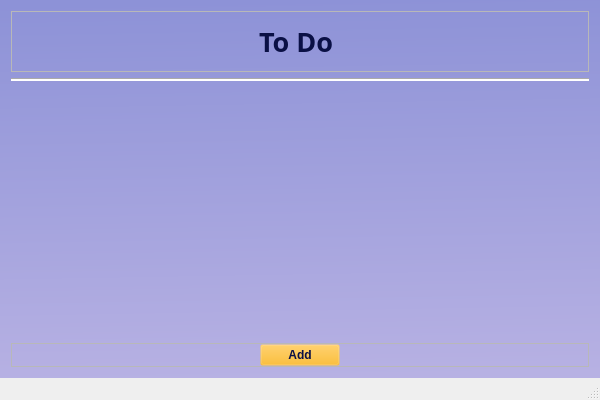
<?xml version="1.0" encoding="UTF-8"?>
<ui version="4.0">
 <class>toDoListClass</class>
 <widget class="QMainWindow" name="toDoListClass">
  <property name="geometry">
   <rect>
    <x>0</x>
    <y>0</y>
    <width>600</width>
    <height>400</height>
   </rect>
  </property>
  <property name="windowTitle">
   <string>toDoList</string>
  </property>
  <property name="styleSheet">
   <string notr="true"/>
  </property>
  <widget class="QWidget" name="centralWidget">
   <property name="styleSheet">
    <string notr="true">background-color: qlineargradient(spread:pad, x1:0.469484, y1:0, x2:0.497653, y2:1, stop:0 rgba(141, 146, 215, 255), stop:1 rgba(183, 177, 227, 255));</string>
   </property>
   <layout class="QGridLayout" name="gridLayout">
    <item row="0" column="0">
     <widget class="QFrame" name="frame_2">
      <property name="styleSheet">
       <string notr="true">background-color: rgb(255, 255, ,0,0);</string>
      </property>
      <property name="frameShape">
       <enum>QFrame::StyledPanel</enum>
      </property>
      <property name="frameShadow">
       <enum>QFrame::Raised</enum>
      </property>
      <layout class="QGridLayout" name="gridLayout_3">
       <item row="0" column="1">
        <widget class="QLabel" name="label_title">
         <property name="font">
          <font>
           <family>Malgun Gothic</family>
           <pointsize>20</pointsize>
           <bold>true</bold>
          </font>
         </property>
         <property name="styleSheet">
          <string notr="true">background-color: rgba(252, 122, 87, 0);

color: rgb(10, 16, 69);</string>
         </property>
         <property name="text">
          <string>To Do </string>
         </property>
        </widget>
       </item>
       <item row="0" column="0">
        <spacer name="horizontalSpacer">
         <property name="orientation">
          <enum>Qt::Horizontal</enum>
         </property>
         <property name="sizeHint" stdset="0">
          <size>
           <width>40</width>
           <height>20</height>
          </size>
         </property>
        </spacer>
       </item>
       <item row="0" column="2">
        <spacer name="horizontalSpacer_2">
         <property name="orientation">
          <enum>Qt::Horizontal</enum>
         </property>
         <property name="sizeHint" stdset="0">
          <size>
           <width>40</width>
           <height>20</height>
          </size>
         </property>
        </spacer>
       </item>
      </layout>
     </widget>
    </item>
    <item row="3" column="0">
     <widget class="QFrame" name="frame">
      <property name="styleSheet">
       <string notr="true">background-color: rgb(255, 255, ,0,0);</string>
      </property>
      <property name="frameShape">
       <enum>QFrame::StyledPanel</enum>
      </property>
      <property name="frameShadow">
       <enum>QFrame::Raised</enum>
      </property>
      <layout class="QGridLayout" name="gridLayout_2">
       <property name="topMargin">
        <number>0</number>
       </property>
       <property name="bottomMargin">
        <number>0</number>
       </property>
       <item row="0" column="0">
        <widget class="QPushButton" name="button_add">
         <property name="sizePolicy">
          <sizepolicy hsizetype="Maximum" vsizetype="Fixed">
           <horstretch>0</horstretch>
           <verstretch>0</verstretch>
          </sizepolicy>
         </property>
         <property name="font">
          <font>
           <bold>true</bold>
          </font>
         </property>
         <property name="autoFillBackground">
          <bool>false</bool>
         </property>
         <property name="styleSheet">
          <string notr="true">color: rgb(10, 16, 69);
background-color: rgb(255, 175, 0,0);
border-color: rgb(255, 255, 255);</string>
         </property>
         <property name="text">
          <string>Add</string>
         </property>
         <property name="autoDefault">
          <bool>false</bool>
         </property>
         <property name="default">
          <bool>false</bool>
         </property>
         <property name="flat">
          <bool>false</bool>
         </property>
        </widget>
       </item>
      </layout>
     </widget>
    </item>
    <item row="1" column="0">
     <widget class="Line" name="line">
      <property name="styleSheet">
       <string notr="true">background-color: rgb(255, 255,255);
color: rgb(255, 255, 0);</string>
      </property>
      <property name="orientation">
       <enum>Qt::Horizontal</enum>
      </property>
     </widget>
    </item>
    <item row="2" column="0">
     <widget class="QScrollArea" name="scrollArea">
      <property name="sizePolicy">
       <sizepolicy hsizetype="Expanding" vsizetype="MinimumExpanding">
        <horstretch>0</horstretch>
        <verstretch>0</verstretch>
       </sizepolicy>
      </property>
      <property name="styleSheet">
       <string notr="true">background-color: rgba(255, 255, 255, 0);</string>
      </property>
      <property name="frameShape">
       <enum>QFrame::NoFrame</enum>
      </property>
      <property name="frameShadow">
       <enum>QFrame::Plain</enum>
      </property>
      <property name="widgetResizable">
       <bool>true</bool>
      </property>
      <widget class="QWidget" name="scrollArea_2">
       <property name="geometry">
        <rect>
         <x>0</x>
         <y>0</y>
         <width>582</width>
         <height>236</height>
        </rect>
       </property>
       <layout class="QVBoxLayout" name="verticalLayout_2">
        <item>
         <layout class="QVBoxLayout" name="scroll_layout">
          <property name="spacing">
           <number>2</number>
          </property>
         </layout>
        </item>
        <item>
         <spacer name="verticalSpacer">
          <property name="orientation">
           <enum>Qt::Vertical</enum>
          </property>
          <property name="sizeHint" stdset="0">
           <size>
            <width>20</width>
            <height>40</height>
           </size>
          </property>
         </spacer>
        </item>
       </layout>
      </widget>
     </widget>
    </item>
   </layout>
  </widget>
  <widget class="QStatusBar" name="statusBar"/>
  <widget class="QMenuBar" name="menuBar">
   <property name="geometry">
    <rect>
     <x>0</x>
     <y>0</y>
     <width>600</width>
     <height>22</height>
    </rect>
   </property>
  </widget>
 </widget>
 <layoutdefault spacing="6" margin="11"/>
 <resources>
  <include location="toDoList.qrc"/>
 </resources>
 <connections/>
</ui>
